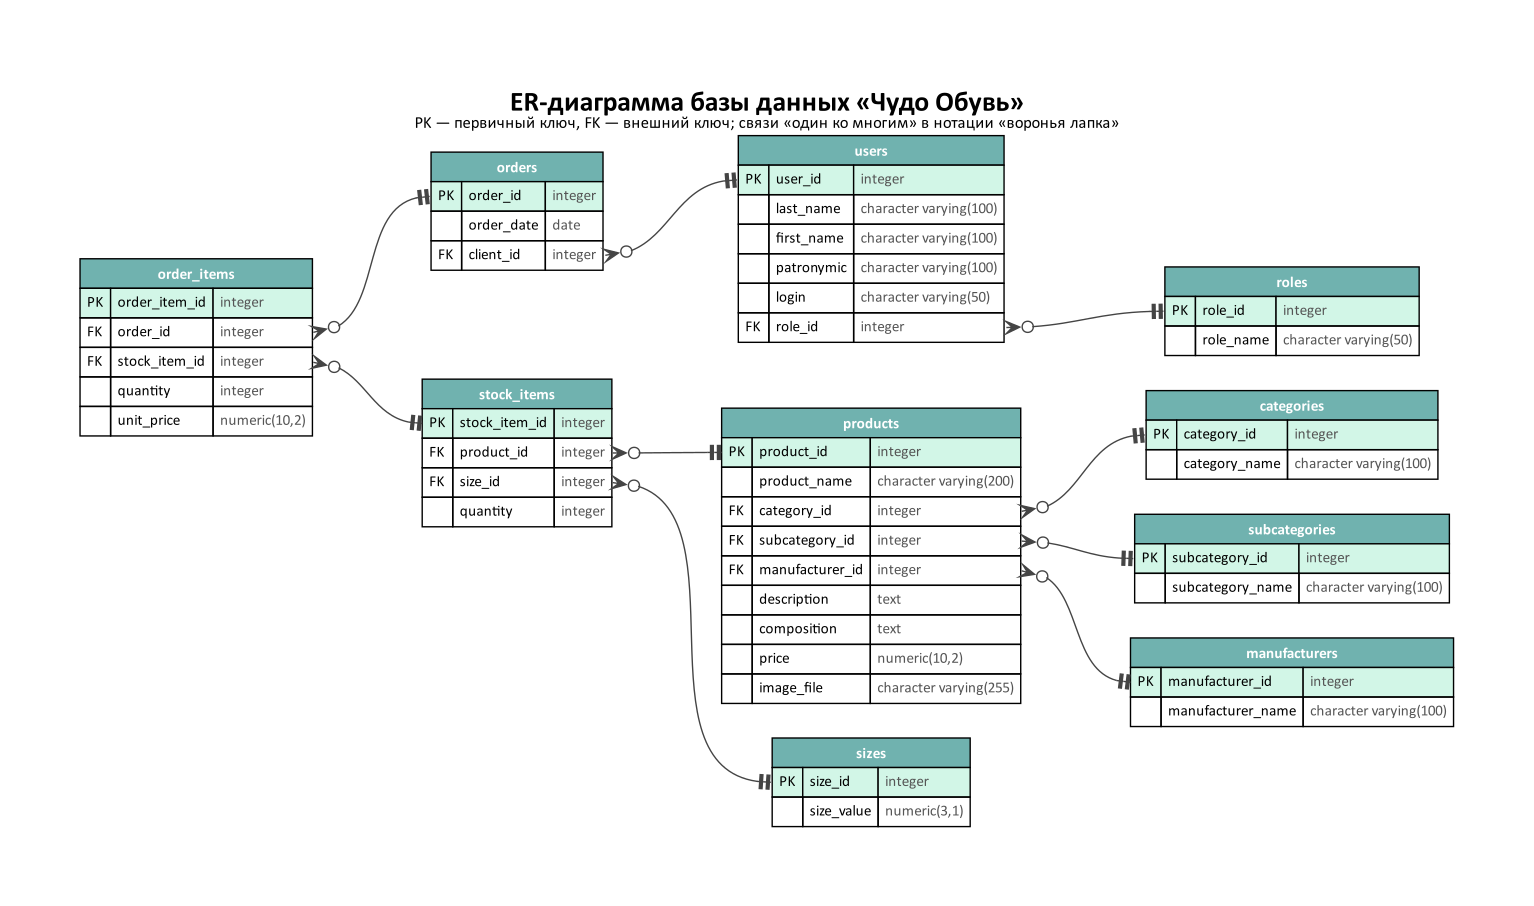

The Python source for this figure:
"""ER-диаграмма базы данных «Чудо Обувь» по метаданным PostgreSQL.

Скрипт читает из системного каталога СУБД таблицы, столбцы, первичные
и внешние ключи, описывает диаграмму на языке Graphviz (er_diagram.dot)
и строит из неё er_diagram.pdf.

Запуск из корня репозитория (нужен Graphviz: программа dot в PATH):
    python database/er_diagram.py
"""

import configparser
import shutil
import subprocess
from collections import defaultdict
from html import escape
from pathlib import Path

import psycopg

DATABASE_DIR = Path(__file__).resolve().parent
CONFIG_FILE = DATABASE_DIR.parent / "config.ini"
DOT_FILE = DATABASE_DIR / "er_diagram.dot"
PDF_FILE = DATABASE_DIR / "er_diagram.pdf"

ACCENT_COLOR = "#70B2AF"
EXTRA_BACKGROUND = "#D2F6E7"

COLUMNS_QUERY = """
    SELECT rel.relname, att.attname, format_type(att.atttypid, att.atttypmod)
    FROM pg_attribute AS att
    JOIN pg_class AS rel ON rel.oid = att.attrelid
    JOIN pg_namespace AS nsp ON nsp.oid = rel.relnamespace
    WHERE nsp.nspname = 'public' AND rel.relkind = 'r'
      AND att.attnum > 0 AND NOT att.attisdropped
    ORDER BY rel.relname, att.attnum
"""

# Для первичного ключа confkey пуст, и unnest дополняет его значениями NULL
KEYS_QUERY = """
    SELECT con.contype, rel.relname, att.attname, ref.relname, ref_att.attname
    FROM pg_constraint AS con
    JOIN pg_class AS rel ON rel.oid = con.conrelid
    JOIN pg_namespace AS nsp ON nsp.oid = rel.relnamespace
    CROSS JOIN LATERAL unnest(con.conkey, con.confkey) AS k (attnum, ref_attnum)
    JOIN pg_attribute AS att ON att.attrelid = con.conrelid AND att.attnum = k.attnum
    LEFT JOIN pg_class AS ref ON ref.oid = con.confrelid
    LEFT JOIN pg_attribute AS ref_att
        ON ref_att.attrelid = con.confrelid AND ref_att.attnum = k.ref_attnum
    WHERE nsp.nspname = 'public' AND con.contype IN ('p', 'f')
"""


def connect() -> psycopg.Connection:
    """Подключается к базе по параметрам из config.ini."""
    config = configparser.ConfigParser()
    config.read(CONFIG_FILE, encoding="utf-8")
    return psycopg.connect(**config["database"])


def table_node(table: str, columns: list[tuple[str, str]],
               primary_keys: set[tuple[str, str]], foreign_keys: set[tuple[str, str]]) -> str:
    """Описание таблицы в виде HTML-метки Graphviz.

    У каждой строки два порта: входящая связь подходит к левой ячейке,
    исходящая выходит из правой, поэтому линии не пересекают строку.
    """
    rows = [
        f'<TR><TD COLSPAN="3" BGCOLOR="{ACCENT_COLOR}">'
        f'<FONT COLOR="white"><B>{table}</B></FONT></TD></TR>'
    ]
    for column, data_type in columns:
        is_primary = (table, column) in primary_keys
        marks = ", ".join(mark for mark, present in (
            ("PK", is_primary),
            ("FK", (table, column) in foreign_keys),
        ) if present)
        background = f' BGCOLOR="{EXTRA_BACKGROUND}"' if is_primary else ""
        rows.append(
            f'<TR><TD ALIGN="LEFT" PORT="{column}_in"{background}>{marks}</TD>'
            f'<TD ALIGN="LEFT"{background}>{column}</TD>'
            f'<TD ALIGN="LEFT" PORT="{column}_out"{background}>'
            f'<FONT COLOR="#555555">{escape(data_type)}</FONT></TD></TR>'
        )
    table_html = "".join(rows)
    return (f'    {table} [label=<<TABLE BORDER="0" CELLBORDER="1" CELLSPACING="0" '
            f'CELLPADDING="4">{table_html}</TABLE>>];')


def build_dot(connection: psycopg.Connection) -> str:
    """Формирует текст диаграммы по метаданным базы."""
    columns: dict[str, list[tuple[str, str]]] = defaultdict(list)
    for table, column, data_type in connection.execute(COLUMNS_QUERY):
        columns[table].append((column, data_type))

    primary_keys: set[tuple[str, str]] = set()
    references: list[tuple[str, str, str, str]] = []
    for kind, table, column, ref_table, ref_column in connection.execute(KEYS_QUERY):
        if kind == "p":
            primary_keys.add((table, column))
        else:
            references.append((table, column, ref_table, ref_column))
    foreign_keys = {(table, column) for table, column, _, _ in references}

    nodes = [table_node(table, table_columns, primary_keys, foreign_keys)
             for table, table_columns in columns.items()]
    # Нотация «воронья лапка»: у ссылающейся таблицы «ноль или много»,
    # у таблицы-справочника «ровно один» (все внешние ключи NOT NULL)
    edges = [f"    {table}:{column}_out:e -> {ref_table}:{ref_column}_in:w;"
             for table, column, ref_table, ref_column in sorted(references)]
    return "\n".join([
        "digraph er_diagram {",
        '    graph [rankdir=LR, nodesep=0.35, ranksep=1.1, pad=0.3, fontname="Calibri",',
        '           labelloc=t, fontsize=20, label=<<B>ER-диаграмма базы данных «Чудо Обувь»</B>'
        '<BR/><FONT POINT-SIZE="12">PK — первичный ключ, FK — внешний ключ; '
        'связи «один ко многим» в нотации «воронья лапка»</FONT>>];',
        '    node [shape=plain, fontname="Calibri", fontsize=11];',
        '    edge [dir=both, arrowtail=crowodot, arrowhead=teetee, color="#444444"];',
        *nodes,
        *edges,
        "}",
        "",
    ])


def main() -> None:
    """Строит er_diagram.dot и er_diagram.pdf."""
    dot = shutil.which("dot")
    if dot is None:
        raise SystemExit("Не найден Graphviz: установите его и добавьте каталог bin в PATH")
    with connect() as connection:
        DOT_FILE.write_text(build_dot(connection), encoding="utf-8", newline="\n")
    subprocess.run([dot, "-Tpdf", str(DOT_FILE), "-o", str(PDF_FILE)], check=True)
    print(f"Диаграмма построена: {PDF_FILE}")


if __name__ == "__main__":
    main()
